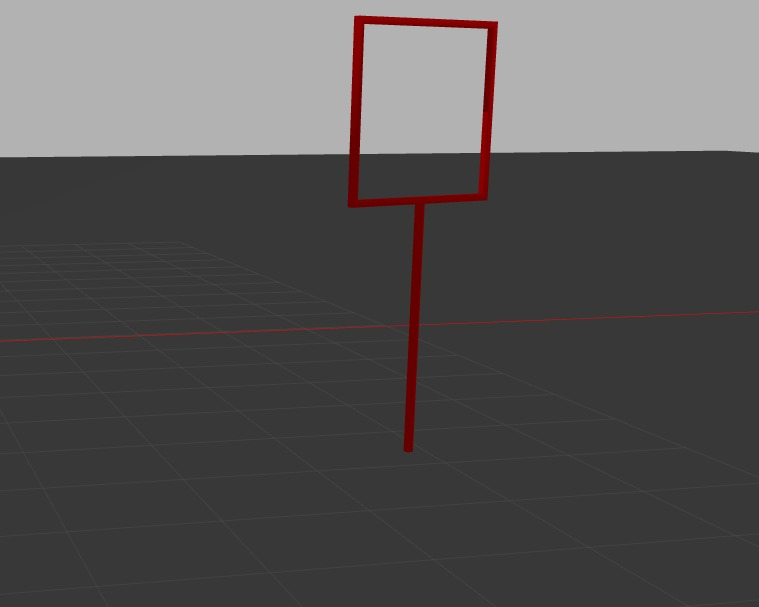
//> input picture pic4.png, 759 x 607 px
$ ./corners   (built with g++ and OpenCV 4)
//> lines starting //> are read from the running program, lines starting //| are printed output that depends on the picture; after the words box and inside, x2 and y2 are one past the last pixel; in counts of white or black regions, pixels touching at a corner belong together
#include <opencv2/opencv.hpp>
#include <iostream>
#include <string>
#include <numeric>
int lowThreshold = 80;
const int max_lowThreshold = 200;
const int ratio = 3;
const int kernel_size = 3;
const double scale=1;
const char* window_name = "Edge Map";
const int corner_threshold=100;
const double epsilon=1;

int main() {

    std::string image_path = "/home/jaya/Github/learning_experiences/pic4.png";
    cv::Mat img,thresh,corn;
    img = cv::imread(image_path, CV_LOAD_IMAGE_ANYCOLOR);
//> img is the input picture: 607 rows x 759 cols, CV_8UC3; mean B, G, R 85.2, 85.2, 87.3
    if(img.empty())
    {
        std::cout << "Could not read the image: " << image_path << std::endl;
        return 1;
    }

    cv::resize(img, img, cv::Size(img.cols*scale, img.rows*scale));
    cv::imshow("Original", img);
    cv::Mat hsv;
    cv::cvtColor(img,hsv,CV_BGR2HSV);
//> hsv: 607 rows x 759 cols, CV_8UC3; mean H, S, V 4.6, 5.7, 87.4

    std::vector<cv::Mat> channels;
    cv::split(hsv, channels);
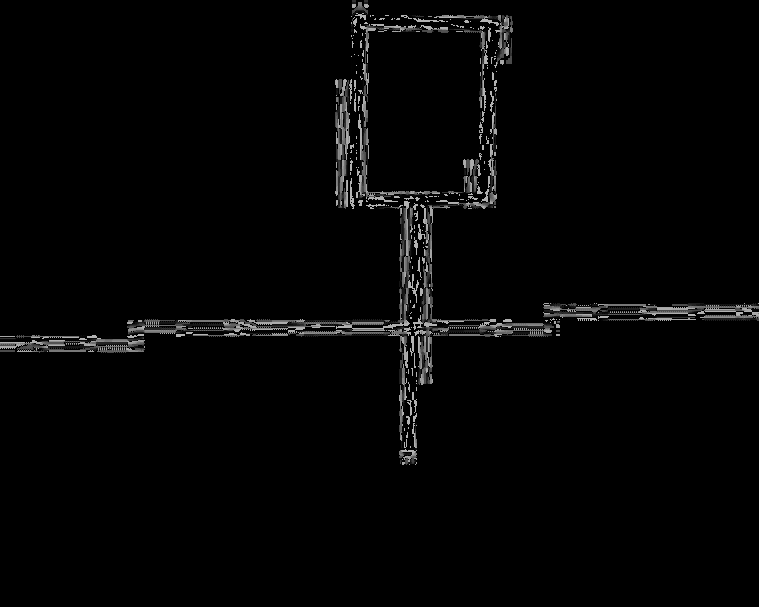
//> channels[0]: 607 rows x 759 cols, CV_8UC1; min 0, max 179, mean 4.6
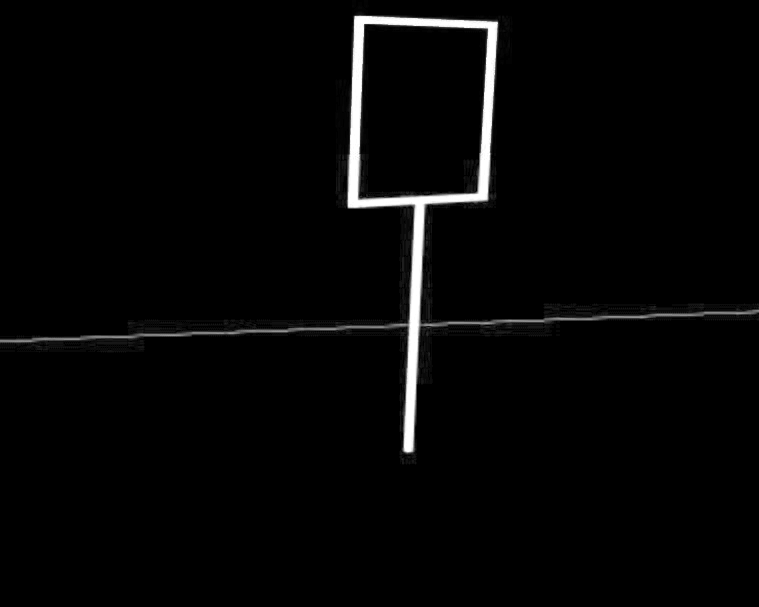
//> channels[1]: 607 rows x 759 cols, CV_8UC1; min 0, max 255, mean 5.7
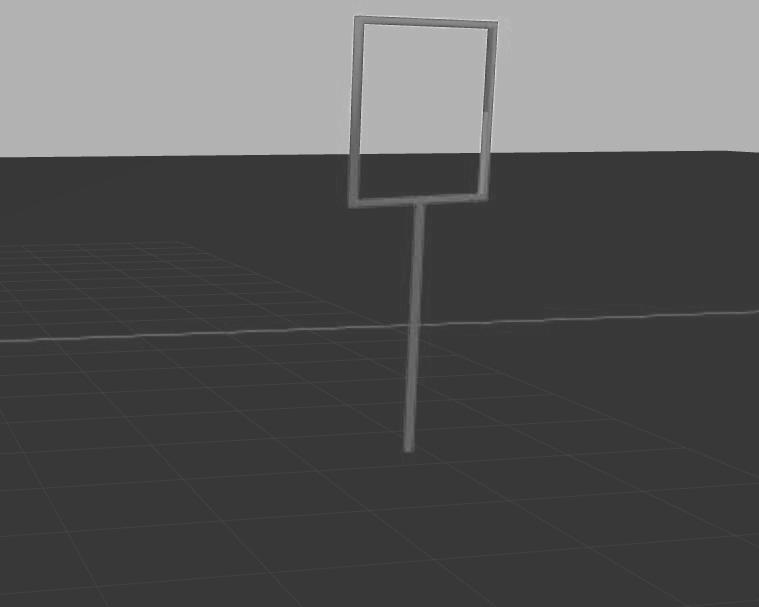
//> channels[2]: 607 rows x 759 cols, CV_8UC1; min 50, max 227, mean 87.4

    cv::Mat H = channels[0];
    cv::Mat S = channels[1];
    cv::Mat V = channels[2];
    cv::GaussianBlur(S, S, cv::Size(15,15), 0, 0);
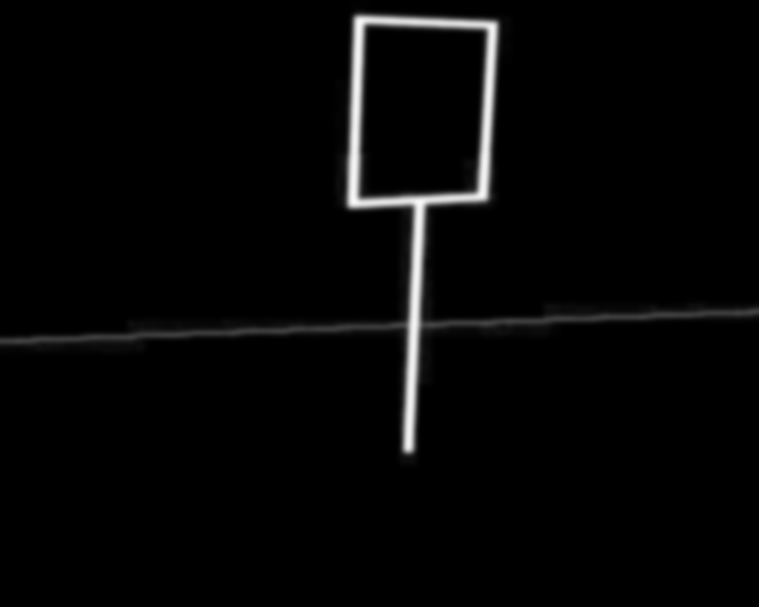
//> S: 607 rows x 759 cols, CV_8UC1; 10% of pixels changed, all inside (x1, y1, x2, y2) = (0, 0, 759, 469)
    cv::Mat grey,detected_edges;
    cv::cvtColor(img, grey, CV_BGR2GRAY);
    cv::imshow("S channel", S);
    cv::Mat canny_output;
    cv::Canny( S, canny_output, lowThreshold, lowThreshold*ratio, kernel_size );
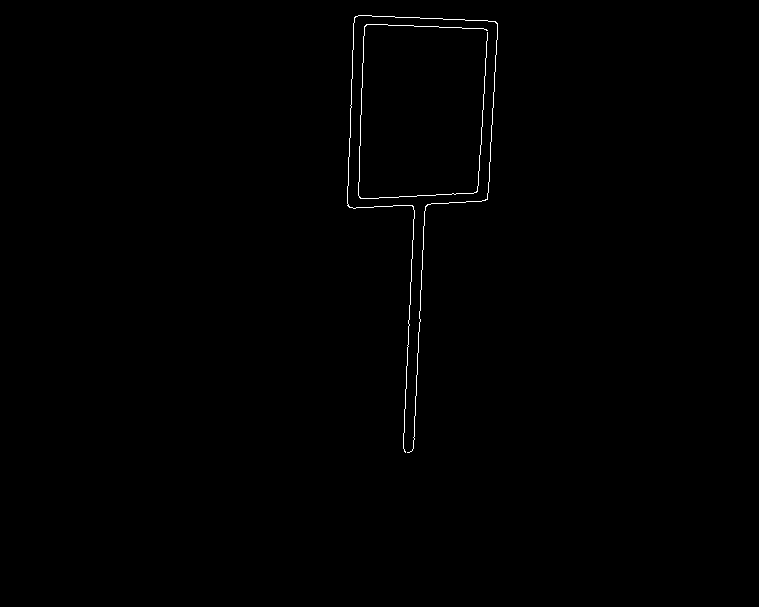
//> canny_output: 607 rows x 759 cols, CV_8UC1; 0.37% white in thin lines or dots, all inside (x1, y1, x2, y2) = (347, 15, 498, 453)
    cv::GaussianBlur(canny_output, canny_output, cv::Size(3,3), 0, 0);
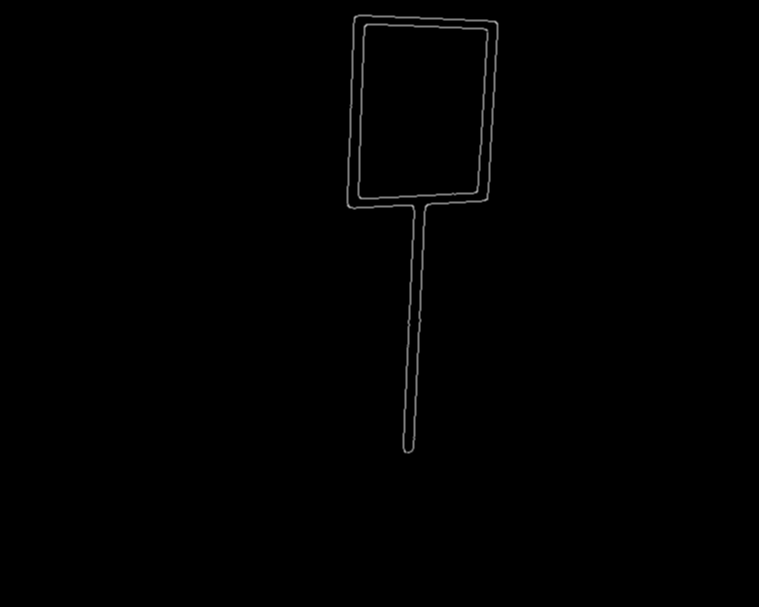
//> canny_output: 607 rows x 759 cols, CV_8UC1; 1.16% of pixels changed, all inside (x1, y1, x2, y2) = (346, 14, 499, 454)

    cv::imshow("Canny Output", canny_output);
    cv::Mat final;

    std::vector< std::vector <cv::Point> > contours; // Vector for storing contour

    cv::findContours( canny_output, contours,CV_RETR_CCOMP, CV_CHAIN_APPROX_SIMPLE );
//> contours = 4 contours; box (x1, y1, x2, y2) and area: (346, 14, 499, 454) 30245, (348, 16, 497, 452) 27810, (357, 23, 489, 200) 21190, (359, 25, 487, 198) 19968
    if(contours.size()==0)
    {
        cv::threshold(S,S,20,255,0);
        cv::Canny(S,canny_output,lowThreshold,lowThreshold*ratio,kernel_size);
        cv::findContours( canny_output, contours,CV_RETR_CCOMP, CV_CHAIN_APPROX_SIMPLE );
    }
    std::vector< std::vector<cv::Point> > hull(contours.size());
//> hull = 4 empty contours
	for(int i = 0; i < contours.size(); i++)
	    cv::convexHull(cv::Mat(contours[i]), hull[i], false);
//> this loop made 4 passes
    double maxArea=0;
    double maxAreaContourId = 0;
    std::cout<<contours.size()<<std::endl;
//| 4
    for( int i = 0; i< contours.size(); i++ ) // iterate through each contour.
    {
        double newArea=cv::contourArea(contours[i]);
        double convexArea=cv::contourArea(hull[i]);
        if(convexArea/newArea>1.2)
            continue;
        if (newArea > maxArea) {
            maxArea = newArea;
            maxAreaContourId = i;
        }
    }
//> this loop made 4 passes
//> (newArea, convexArea, maxArea) on pass 1: (21190.5, 21440.5, 21190.5)
//> after the loop, maxArea = 21190.5; maxAreaContourId = 0

    final.create( S.size(), S.type() );
    final = cv::Scalar::all(0);
    cv::drawContours(final, contours, maxAreaContourId, 255, -1);
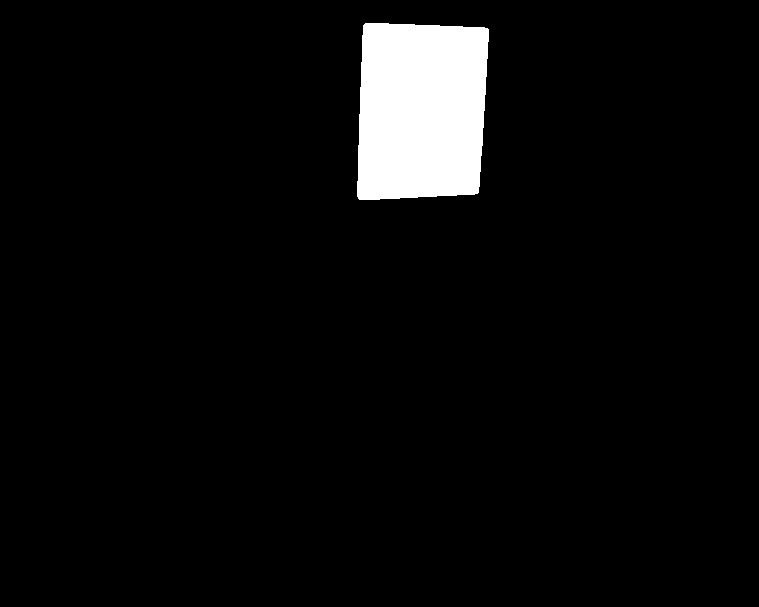
//> final: 607 rows x 759 cols, CV_8UC1; 4.7% white; 1 white region, box (x1, y1, x2, y2) and area: (357, 23, 489, 200) 21482

    std::vector<cv::Vec4i> linesP; // will hold the results of the detection
    cv::HoughLinesP(final, linesP, 1, CV_PI/180, 50, 50, 10 ); // runs the actual detection
//> linesP = 143 lines (x1, y1, x2, y2), first 8: [358, 196, 484, 28], [362, 56, 479, 173], [358, 153, 484, 27], [360, 199, 486, 73], [358, 197, 486, 69], [367, 199, 485, 81], [358, 149, 480, 27], [377, 23, 482, 128]

    if(linesP.size()==0)
    {
        cv::HoughLinesP(final, linesP, 1, CV_PI/180, 10, 10, 10 );
    }
    int xtot=0,ytot=0,vec_len=linesP.size();
//> vec_len = 143
    for( size_t i = 0; i < vec_len; i++ )
    {
        xtot+=(linesP[i])[0]+(linesP[i])[2];
        ytot+=(linesP[i])[1]+(linesP[i])[3];
    }
//> this loop made 143 passes
//> (xtot, ytot) on passes 1 to 8: (842, 224), (1683, 453), (2525, 633), (3371, 905), (4215, 1171), (5067, 1451), (5905, 1627), (6764, 1778)
//> after the loop, xtot = 120484; ytot = 31383
    std::cout<<"x : "<<xtot<<std::endl;
//| x : 120484
    std::cout<<"y : "<<ytot<<std::endl;
//| y : 31383
    std::cout<<"len : "<<vec_len<<std::endl;
//| len : 143
    xtot=(int)(xtot/(2*vec_len));
//> xtot = 421
    ytot=(int)(ytot/(2*vec_len));
//> ytot = 109
    cv::circle( canny_output,cv::Point(xtot,ytot), 5,  cv::Scalar(255), 2, 8, 0 );
//> canny_output: 607 rows x 759 cols, CV_8UC1; 90 pixels changed, all inside (x1, y1, x2, y2) = (415, 103, 428, 116)
    cv::imshow("Contour", final);
    cv::imshow("Edges with center", canny_output);
    cv::waitKey(0);
    cv::destroyAllWindows();
    return 0;
}

$ run again, with pic1.png copied over pic4.png
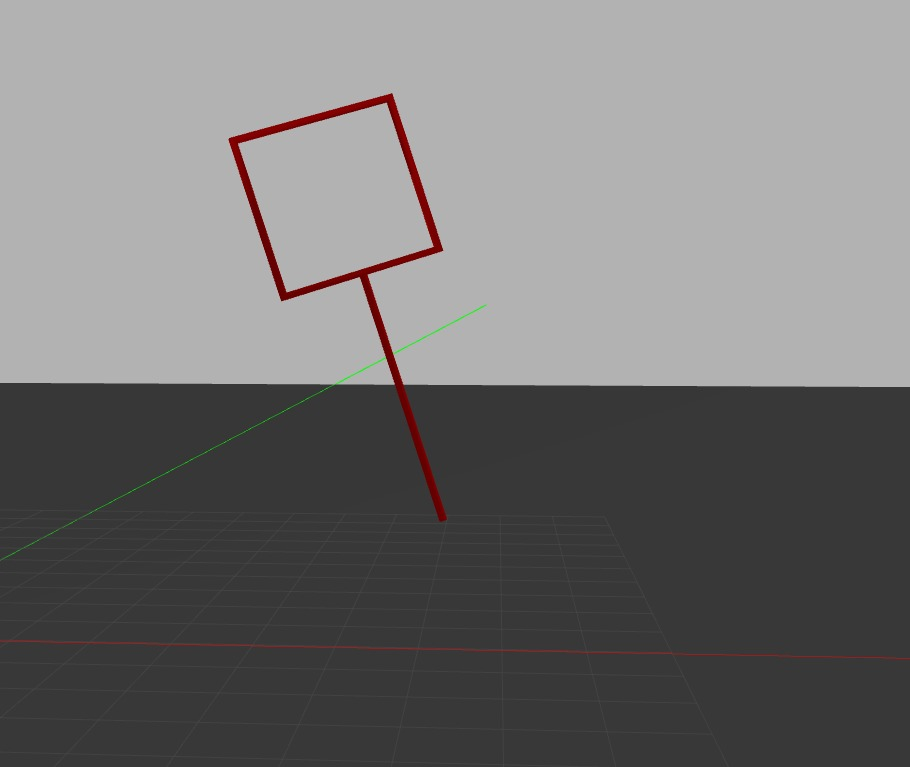
//> input picture pic1.png, 910 x 767 px
//> img is the input picture: 767 rows x 910 cols, CV_8UC3; mean B, G, R 115.6, 115.8, 116.9
//> hsv: 767 rows x 910 cols, CV_8UC3; mean H, S, V 5.2, 3.9, 117.1
//> S: 767 rows x 910 cols, CV_8UC1; min 0, max 239, mean 3.9
//> `cv::GaussianBlur(canny_output, canny_output, cv::Size(3,3), 0, 0);`:
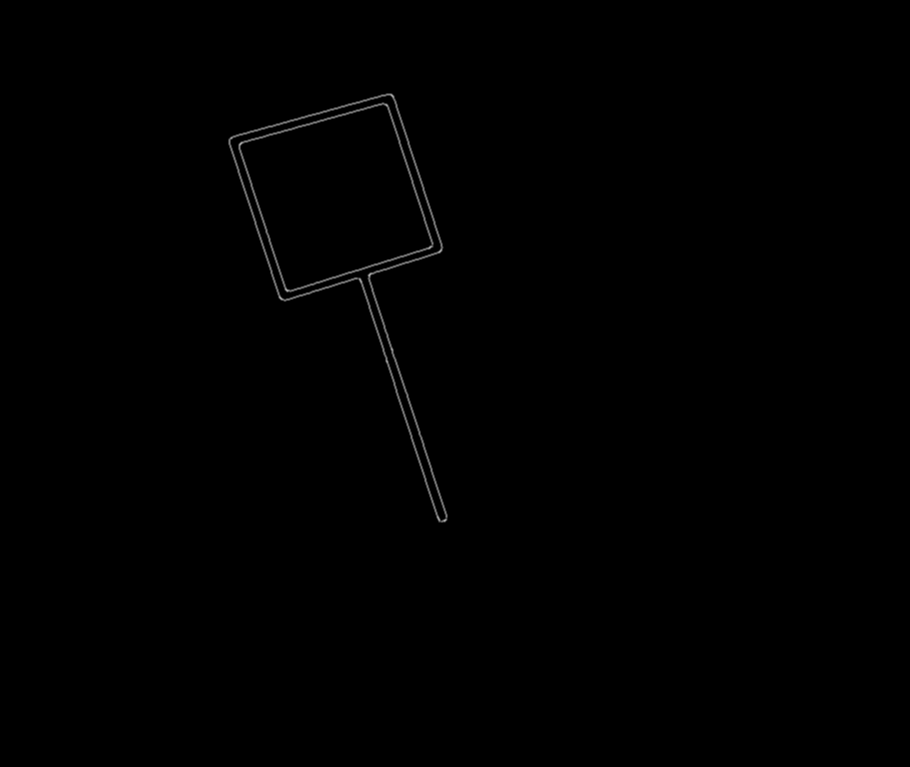
//> canny_output: 767 rows x 910 cols, CV_8UC1; min 0, max 175, mean 0.6
//> contours = 4 contours; box (x1, y1, x2, y2) and area: (228, 93, 448, 523) 32458, (230, 95, 446, 521) 29476, (238, 102, 434, 293) 24442, (240, 105, 432, 290) 22908
//> hull = 4 empty contours
//> the loop `for(int i = 0; i < contours.size(); i++)` made 4 passes
//| 4
//> the loop `for( int i = 0; i< contours.size(); i++ )` made 4 passes
//> (newArea, convexArea, maxArea) on pass 1: (24442.5, 24716, 24442.5)
//> after the loop `for( int i = 0; i< contours.size(); i++ )`: maxArea = 24442.5; maxAreaContourId = 0
//> `cv::drawContours(final, contours, maxAreaContourId, 255, -1);`:
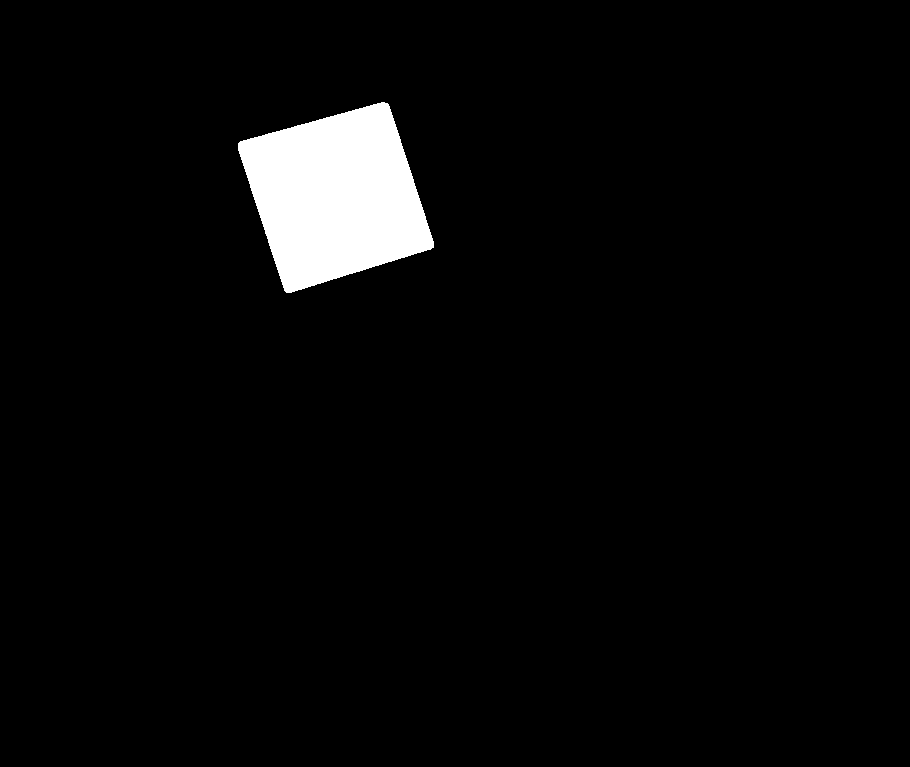
//> final: 767 rows x 910 cols, CV_8UC1; 3.5% white; 1 white region, box (x1, y1, x2, y2) and area: (238, 102, 434, 293) 24738
//> linesP = 164 lines (x1, y1, x2, y2), first 8: [300, 125, 425, 250], [258, 136, 384, 262], [263, 135, 389, 261], [272, 133, 397, 258], [252, 138, 378, 264], [304, 288, 379, 103], [277, 131, 403, 257], [282, 130, 407, 255]
//> vec_len = 164
//> the loop `for( size_t i = 0; i < vec_len; i++ )` made 164 passes
//> (xtot, ytot) on passes 1 to 3: (725, 375), (1367, 773), (2019, 1169)
//> after the loop `for( size_t i = 0; i < vec_len; i++ )`: xtot = 110090; ytot = 64180
//| x : 110090
//| y : 64180
//| len : 164
//> `xtot=(int)(xtot/(2*vec_len));`: xtot = 335
//> `ytot=(int)(ytot/(2*vec_len));`: ytot = 195

$ run again, with pic2.png copied over pic4.png
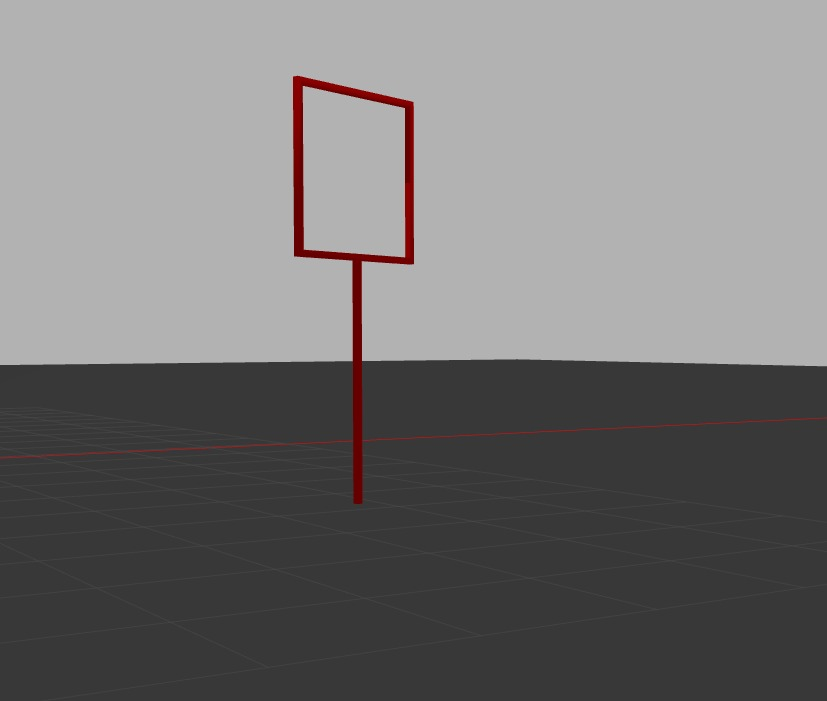
//> input picture pic2.png, 827 x 701 px
//> img is the input picture: 701 rows x 827 cols, CV_8UC3; mean B, G, R 117.4, 117.4, 118.9
//> hsv: 701 rows x 827 cols, CV_8UC3; mean H, S, V 3.1, 4, 118.9
//> S: 701 rows x 827 cols, CV_8UC1; min 0, max 248, mean 4
//> `cv::GaussianBlur(canny_output, canny_output, cv::Size(3,3), 0, 0);`:
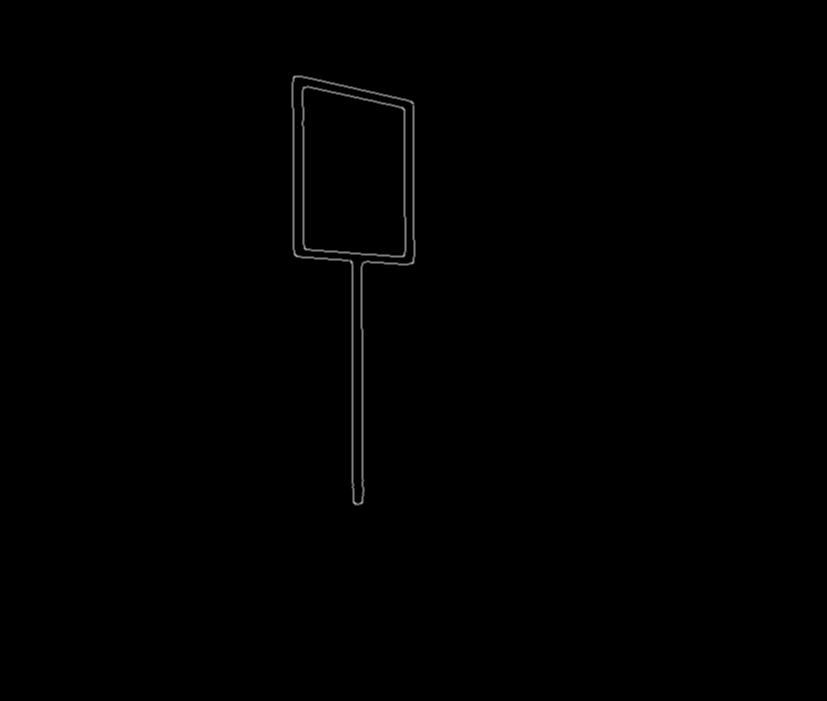
//> canny_output: 701 rows x 827 cols, CV_8UC1; min 0, max 175, mean 0.7
//> contours = 4 contours; box (x1, y1, x2, y2) and area: (291, 75, 416, 506) 24210, (293, 77, 414, 503) 21964, (301, 85, 407, 258) 16385, (303, 88, 405, 256) 15283
//> hull = 4 empty contours
//> the loop `for(int i = 0; i < contours.size(); i++)` made 4 passes
//| 4
//> the loop `for( int i = 0; i< contours.size(); i++ )` made 4 passes
//> (newArea, convexArea, maxArea) on pass 1: (16385, 16604, 16385)
//> after the loop `for( int i = 0; i< contours.size(); i++ )`: maxArea = 16385; maxAreaContourId = 0
//> `cv::drawContours(final, contours, maxAreaContourId, 255, -1);`:
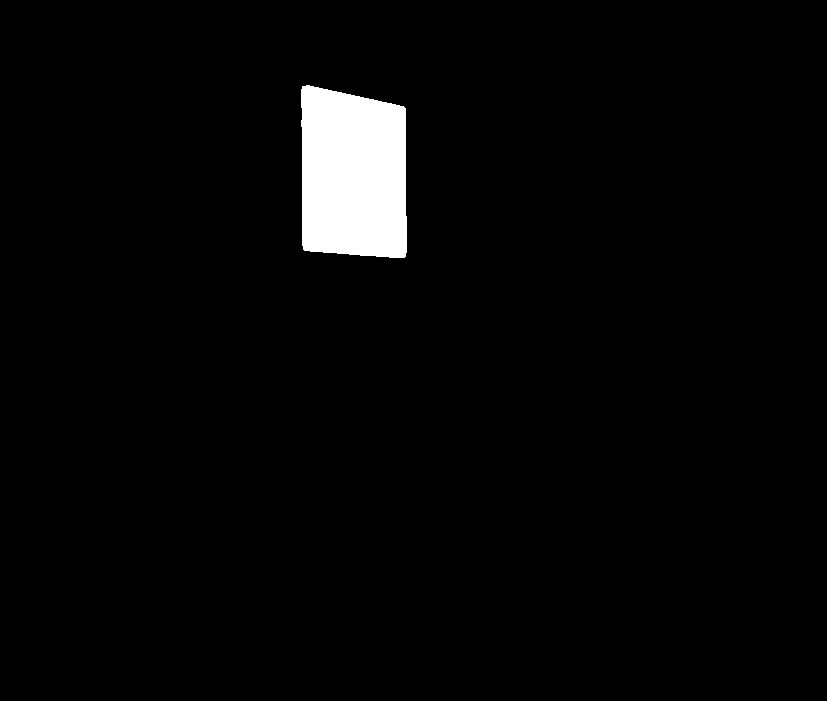
//> final: 701 rows x 827 cols, CV_8UC1; 2.9% white; 1 white region, box (x1, y1, x2, y2) and area: (301, 85, 407, 258) 16644
//> linesP = 103 lines (x1, y1, x2, y2), first 8: [323, 252, 405, 109], [302, 86, 397, 257], [303, 86, 402, 257], [302, 209, 404, 107], [301, 91, 393, 257], [327, 89, 406, 252], [305, 86, 403, 257], [302, 181, 377, 256]
//> vec_len = 103
//> the loop `for( size_t i = 0; i < vec_len; i++ )` made 103 passes
//> (xtot, ytot) on passes 1 to 8: (728, 361), (1427, 704), (2132, 1047), (2838, 1363), (3532, 1711), (4265, 2052), (4973, 2395), (5652, 2832)
//> after the loop `for( size_t i = 0; i < vec_len; i++ )`: xtot = 72568; ytot = 36564
//| x : 72568
//| y : 36564
//| len : 103
//> `xtot=(int)(xtot/(2*vec_len));`: xtot = 352
//> `ytot=(int)(ytot/(2*vec_len));`: ytot = 177
